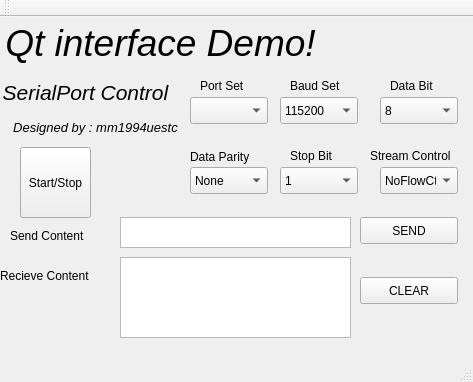
<?xml version="1.0" encoding="UTF-8"?>
<ui version="4.0">
 <class>MainWindow</class>
 <widget class="QMainWindow" name="MainWindow">
  <property name="geometry">
   <rect>
    <x>0</x>
    <y>0</y>
    <width>473</width>
    <height>382</height>
   </rect>
  </property>
  <property name="windowTitle">
   <string>MainWindow</string>
  </property>
  <widget class="QWidget" name="centralWidget">
   <widget class="QLabel" name="label_6">
    <property name="geometry">
     <rect>
      <x>0</x>
      <y>0</y>
      <width>321</width>
      <height>51</height>
     </rect>
    </property>
    <property name="font">
     <font>
      <pointsize>28</pointsize>
      <italic>true</italic>
      <underline>false</underline>
      <strikeout>false</strikeout>
     </font>
    </property>
    <property name="cursor">
     <cursorShape>BlankCursor</cursorShape>
    </property>
    <property name="text">
     <string>Qt interface Demo!</string>
    </property>
    <property name="alignment">
     <set>Qt::AlignCenter</set>
    </property>
   </widget>
   <widget class="QLabel" name="label_5">
    <property name="geometry">
     <rect>
      <x>0</x>
      <y>50</y>
      <width>171</width>
      <height>51</height>
     </rect>
    </property>
    <property name="font">
     <font>
      <pointsize>16</pointsize>
      <italic>true</italic>
      <underline>false</underline>
      <strikeout>false</strikeout>
     </font>
    </property>
    <property name="cursor">
     <cursorShape>BlankCursor</cursorShape>
    </property>
    <property name="text">
     <string>SerialPort Control</string>
    </property>
    <property name="alignment">
     <set>Qt::AlignCenter</set>
    </property>
   </widget>
   <widget class="QLabel" name="label_4">
    <property name="geometry">
     <rect>
      <x>10</x>
      <y>100</y>
      <width>171</width>
      <height>21</height>
     </rect>
    </property>
    <property name="font">
     <font>
      <pointsize>10</pointsize>
      <italic>true</italic>
      <underline>false</underline>
      <strikeout>false</strikeout>
     </font>
    </property>
    <property name="cursor">
     <cursorShape>BlankCursor</cursorShape>
    </property>
    <property name="text">
     <string>Designed by : mm1994uestc</string>
    </property>
    <property name="alignment">
     <set>Qt::AlignCenter</set>
    </property>
   </widget>
   <widget class="QLabel" name="label">
    <property name="geometry">
     <rect>
      <x>10</x>
      <y>210</y>
      <width>91</width>
      <height>17</height>
     </rect>
    </property>
    <property name="text">
     <string>Send Content</string>
    </property>
   </widget>
   <widget class="QLabel" name="label_2">
    <property name="geometry">
     <rect>
      <x>0</x>
      <y>250</y>
      <width>111</width>
      <height>17</height>
     </rect>
    </property>
    <property name="text">
     <string>Recieve Content</string>
    </property>
   </widget>
   <widget class="QTextEdit" name="Send_Text">
    <property name="geometry">
     <rect>
      <x>120</x>
      <y>200</y>
      <width>231</width>
      <height>31</height>
     </rect>
    </property>
   </widget>
   <widget class="QTextEdit" name="Recieve_Text">
    <property name="geometry">
     <rect>
      <x>120</x>
      <y>240</y>
      <width>231</width>
      <height>81</height>
     </rect>
    </property>
   </widget>
   <widget class="QPushButton" name="Send">
    <property name="geometry">
     <rect>
      <x>360</x>
      <y>200</y>
      <width>98</width>
      <height>27</height>
     </rect>
    </property>
    <property name="text">
     <string>SEND</string>
    </property>
   </widget>
   <widget class="QPushButton" name="Clear">
    <property name="geometry">
     <rect>
      <x>360</x>
      <y>260</y>
      <width>98</width>
      <height>27</height>
     </rect>
    </property>
    <property name="text">
     <string>CLEAR</string>
    </property>
   </widget>
   <widget class="QComboBox" name="BaudRate">
    <property name="geometry">
     <rect>
      <x>280</x>
      <y>80</y>
      <width>78</width>
      <height>27</height>
     </rect>
    </property>
    <item>
     <property name="text">
      <string>115200</string>
     </property>
    </item>
    <item>
     <property name="text">
      <string>57600</string>
     </property>
    </item>
    <item>
     <property name="text">
      <string>38400</string>
     </property>
    </item>
    <item>
     <property name="text">
      <string>19200</string>
     </property>
    </item>
    <item>
     <property name="text">
      <string>9600</string>
     </property>
    </item>
    <item>
     <property name="text">
      <string>4800</string>
     </property>
    </item>
    <item>
     <property name="text">
      <string>2400</string>
     </property>
    </item>
    <item>
     <property name="text">
      <string>1200</string>
     </property>
    </item>
   </widget>
   <widget class="QLabel" name="label_3">
    <property name="geometry">
     <rect>
      <x>290</x>
      <y>60</y>
      <width>61</width>
      <height>17</height>
     </rect>
    </property>
    <property name="text">
     <string>Baud Set</string>
    </property>
   </widget>
   <widget class="QLabel" name="label_7">
    <property name="geometry">
     <rect>
      <x>200</x>
      <y>60</y>
      <width>65</width>
      <height>17</height>
     </rect>
    </property>
    <property name="text">
     <string>Port Set</string>
    </property>
   </widget>
   <widget class="QComboBox" name="Port_Set">
    <property name="geometry">
     <rect>
      <x>190</x>
      <y>80</y>
      <width>78</width>
      <height>27</height>
     </rect>
    </property>
   </widget>
   <widget class="QComboBox" name="DataBit">
    <property name="geometry">
     <rect>
      <x>380</x>
      <y>80</y>
      <width>78</width>
      <height>27</height>
     </rect>
    </property>
    <item>
     <property name="text">
      <string>8</string>
     </property>
    </item>
    <item>
     <property name="text">
      <string>7</string>
     </property>
    </item>
    <item>
     <property name="text">
      <string>6</string>
     </property>
    </item>
    <item>
     <property name="text">
      <string>5</string>
     </property>
    </item>
   </widget>
   <widget class="QLabel" name="label_8">
    <property name="geometry">
     <rect>
      <x>390</x>
      <y>60</y>
      <width>61</width>
      <height>17</height>
     </rect>
    </property>
    <property name="text">
     <string>Data Bit</string>
    </property>
   </widget>
   <widget class="QComboBox" name="CheckBit">
    <property name="geometry">
     <rect>
      <x>190</x>
      <y>150</y>
      <width>78</width>
      <height>27</height>
     </rect>
    </property>
    <item>
     <property name="text">
      <string>None</string>
     </property>
    </item>
    <item>
     <property name="text">
      <string>Even</string>
     </property>
    </item>
    <item>
     <property name="text">
      <string>Odd</string>
     </property>
    </item>
    <item>
     <property name="text">
      <string>Mark</string>
     </property>
    </item>
    <item>
     <property name="text">
      <string>Space</string>
     </property>
    </item>
   </widget>
   <widget class="QLabel" name="label_9">
    <property name="geometry">
     <rect>
      <x>190</x>
      <y>130</y>
      <width>81</width>
      <height>20</height>
     </rect>
    </property>
    <property name="text">
     <string>Data Parity</string>
    </property>
   </widget>
   <widget class="QComboBox" name="StopBit">
    <property name="geometry">
     <rect>
      <x>280</x>
      <y>150</y>
      <width>78</width>
      <height>27</height>
     </rect>
    </property>
    <item>
     <property name="text">
      <string>1</string>
     </property>
    </item>
    <item>
     <property name="text">
      <string>1.5</string>
     </property>
    </item>
    <item>
     <property name="text">
      <string>2</string>
     </property>
    </item>
   </widget>
   <widget class="QLabel" name="label_10">
    <property name="geometry">
     <rect>
      <x>290</x>
      <y>130</y>
      <width>61</width>
      <height>17</height>
     </rect>
    </property>
    <property name="text">
     <string>Stop Bit</string>
    </property>
   </widget>
   <widget class="QComboBox" name="Stream">
    <property name="geometry">
     <rect>
      <x>380</x>
      <y>150</y>
      <width>78</width>
      <height>27</height>
     </rect>
    </property>
    <item>
     <property name="text">
      <string>NoFlowCtl</string>
     </property>
    </item>
    <item>
     <property name="text">
      <string>SoftWareCtl</string>
     </property>
    </item>
    <item>
     <property name="text">
      <string>HardWareCtl</string>
     </property>
    </item>
   </widget>
   <widget class="QLabel" name="label_11">
    <property name="geometry">
     <rect>
      <x>370</x>
      <y>130</y>
      <width>121</width>
      <height>17</height>
     </rect>
    </property>
    <property name="text">
     <string>Stream Control</string>
    </property>
   </widget>
   <widget class="QPushButton" name="Start_Stop_Button">
    <property name="geometry">
     <rect>
      <x>20</x>
      <y>130</y>
      <width>71</width>
      <height>71</height>
     </rect>
    </property>
    <property name="text">
     <string>Start/Stop</string>
    </property>
   </widget>
  </widget>
  <widget class="QMenuBar" name="menuBar">
   <property name="geometry">
    <rect>
     <x>0</x>
     <y>0</y>
     <width>473</width>
     <height>25</height>
    </rect>
   </property>
  </widget>
  <widget class="QToolBar" name="mainToolBar">
   <attribute name="toolBarArea">
    <enum>TopToolBarArea</enum>
   </attribute>
   <attribute name="toolBarBreak">
    <bool>false</bool>
   </attribute>
  </widget>
  <widget class="QStatusBar" name="statusBar"/>
 </widget>
 <layoutdefault spacing="6" margin="11"/>
 <resources/>
 <connections/>
</ui>
